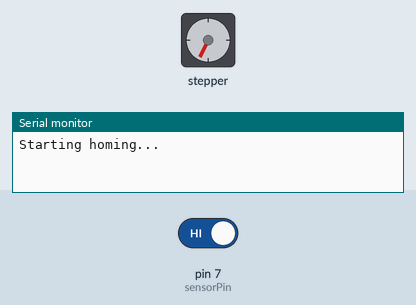
A sketch run on a simulated Arduino Uno, built with avr-gcc and run on an emulated ATmega328P. Parts: stepper motor, the last lines printed to the serial monitor. The inputs (shaded band) are chosen by the test bench; at power-on: pin 7 (sensorPin) HIGH. Stepper angles assume 200 steps per turn.

Above: at 0.8 s.
0.9 s: pin 7 (sensorPin) driven LOW
At 2.6 s:
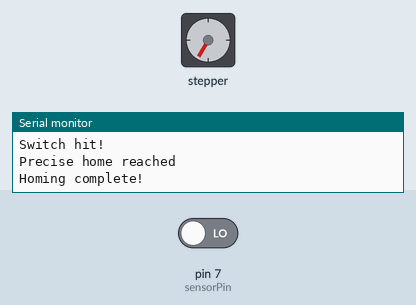
At 4.5 s:
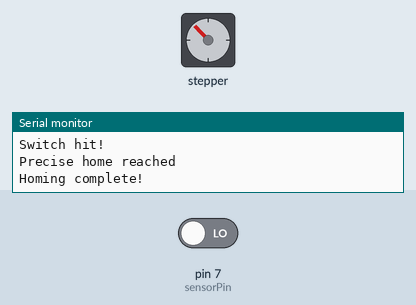
Timing chart, 0 to 6.0 s (numbered marks = the images above; inputs shaded):
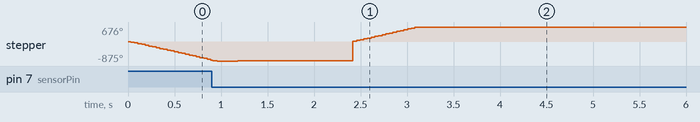

The sketch:

HomeMotor.ino
```cpp
#include <AccelStepper.h>

#define DRIVER 1

// Motor pins
const int stepPin = 3;
const int dirPin = 2;

// Light switch pin
const int sensorPin = 7;

AccelStepper stepper(DRIVER, stepPin, dirPin);

bool homed = false;

void setup() {
  Serial.begin(9600);

  pinMode(sensorPin, INPUT_PULLUP);  //10Kohm pullup resistor from output of sensor to 5V

  stepper.setMaxSpeed(800);
  stepper.setAcceleration(9999);

  Serial.println("Starting homing...");

  if (!homed) { // home the motor
    homeMotor();
    homed = true;

    Serial.println("Homing complete!");
    delay(1000);
  }
  notHome();//one revolution
}
void oneRev() {
  stepper.setMaxSpeed(600);
  stepper.setAcceleration(9999);

  stepper.moveTo(200);  //200 steps away from home direction should be 1 revolution.
  while (stepper.distanceToGo() != 0) {
    stepper.run();
  }
  stepper.stop(); //hault
}
void notHome(){
  stepper.setMaxSpeed(600);
  stepper.setAcceleration(9999);

  stepper.moveTo(376);  //376 away from home is the end of the rail
  while (stepper.distanceToGo() != 0) {
    stepper.run();
  }
  stepper.stop(); //hault
}

void homeMotor() {
  //       STEP 1: Move toward switch
  stepper.setMaxSpeed(600);
  stepper.setAcceleration(9999);

  stepper.moveTo(-100000);  //negative is home direction for horizontal
  //negative is the down direction for the combs

  while (digitalRead(sensorPin) == HIGH) {  //high because it outputs a 1 when the sensor is not tripped
    stepper.run();
  }

  Serial.println("Switch hit!");
  //     STEP 2: Stop immediately
  stepper.stop();
  while (stepper.isRunning()) {
    stepper.run();
  }

  delay(200);  // debounce

  // -------- STEP 3: Back off switch --------
  stepper.moveTo(stepper.currentPosition() + 3);  //nudge away
  while (stepper.distanceToGo() != 0) {
    stepper.run();
  }

  delay(200);


  Serial.println("Precise home reached");
  stepper.stop();                 // ult
  stepper.setCurrentPosition(0);  //now the system knows where to 0 the Horizontal axis
}


void loop() {
  ;
}
```
